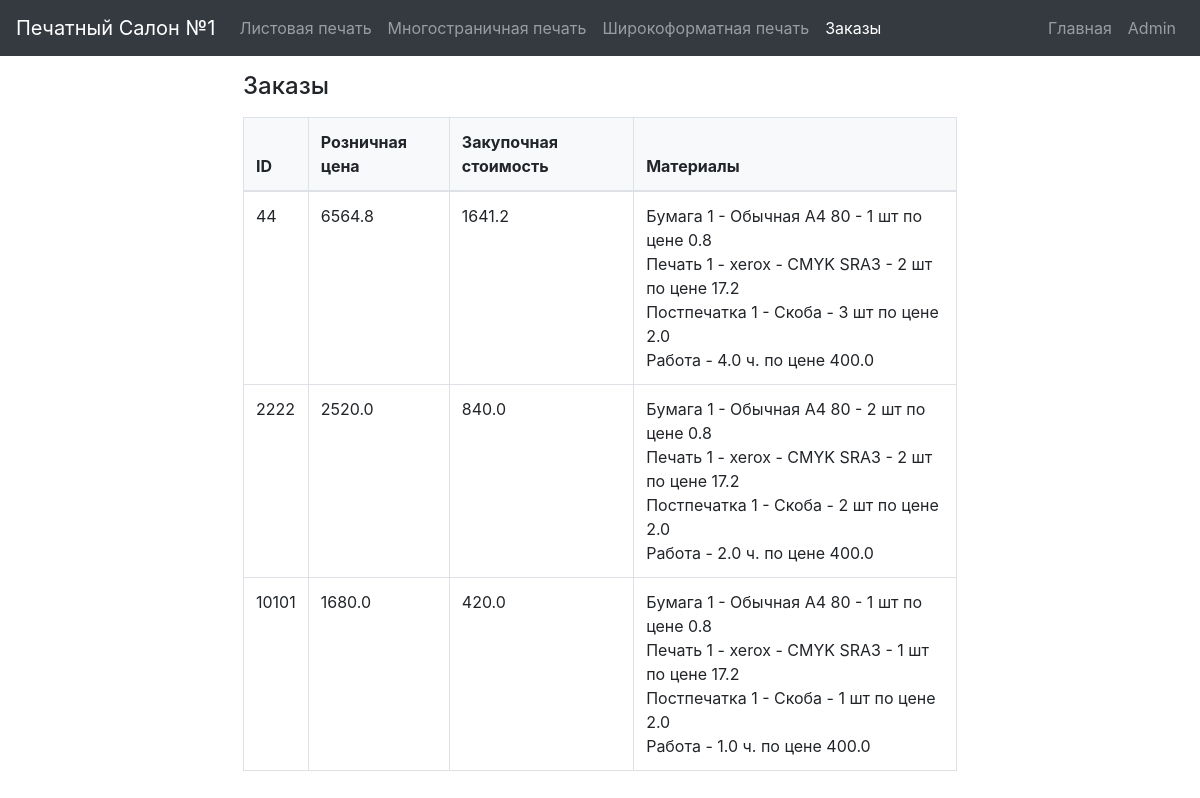
/calculator/orders, run on an earlier commit of the app's database.
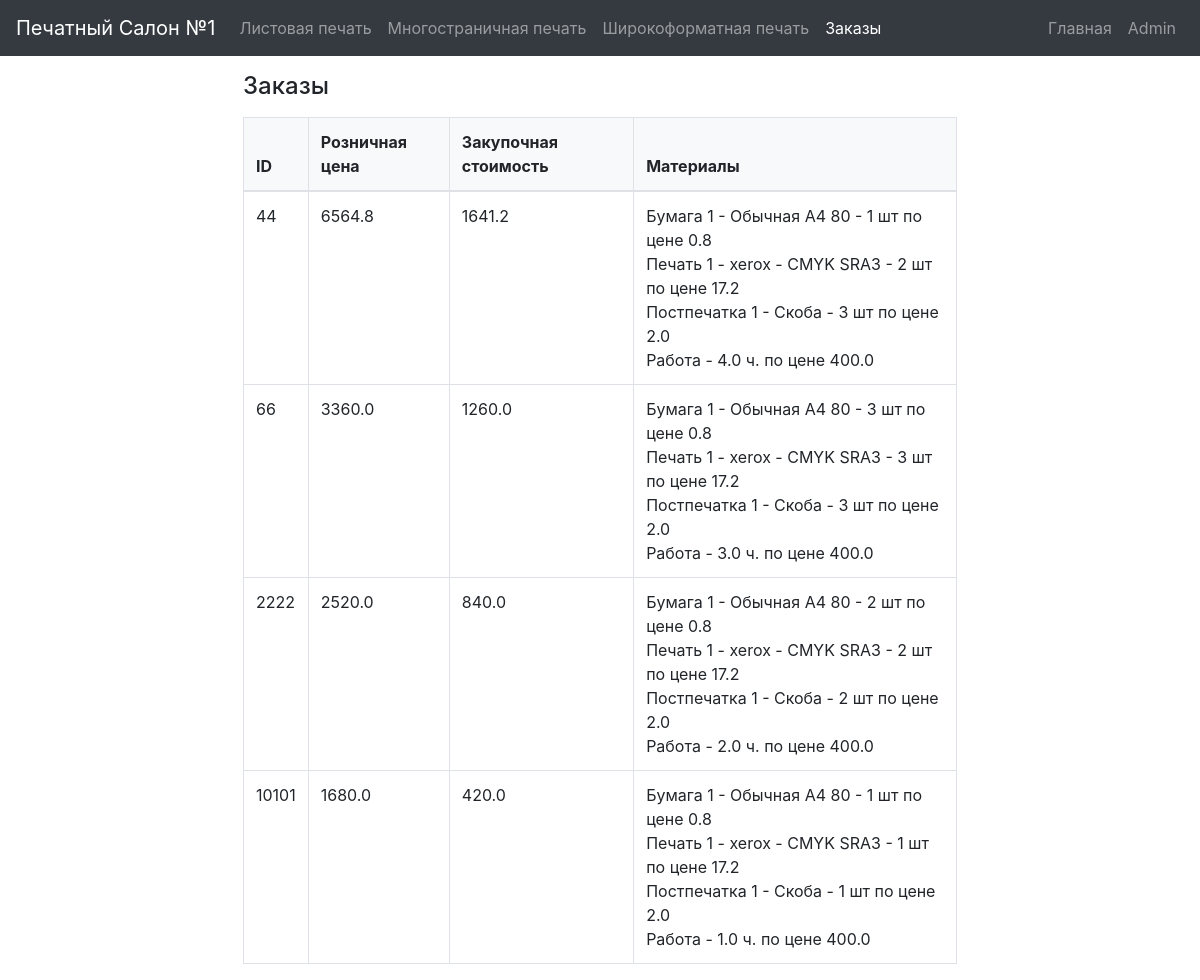
And on a later commit of the database.
### models.py (models this page shows)
class Order(db.Model):
    id = db.Column(db.Integer, primary_key=True)
    retail_price = db.Column(db.Float, nullable=False)
    cost_price = db.Column(db.Float, nullable=False)
    materials = db.Column(db.String, nullable=False)

### app.py (the view)
@app.route('/orders')
@app.route('/calculator/orders')
def show_orders():
    orders = Order.query.all()
    return render_template('Calculator/orders.html', orders=orders)

### templates/Calculator/orders.html
{% extends 'Calculator/calculator.html' %}
{% block content %}
<div class="container mt-3">
    <h2 class="mb-3">Заказы</h2>
    <table class="table table-bordered">
        <thead style="background-color: #f8f9fa;">
            <tr>
                <th>ID</th>
                <th>Розничная цена</th>
                <th>Закупочная стоимость</th>
                <th>Материалы</th>
            </tr>
        </thead>
        <tbody>
            {% for order in orders %}
            <tr>
                <td>{{ order.id }}</td>
                <td>{{ order.retail_price }}</td>
                <td>{{ order.cost_price }}</td>
                <td class="materials-cell">{{ order.materials }}</td>
            </tr>
            {% endfor %}
        </tbody>
    </table>
</div>
{% endblock %}

### templates/Calculator/calculator.html (shortened to what this page needs)
{% extends 'layout.html' %}
{% block nav_content %}
<ul class="navbar-nav">
    <li class="nav-item {% if request.path == url_for('sheet_printing') or request.path == url_for('calculator') %}active{% endif %}">
        <a class="nav-link" href="{{ url_for('sheet_printing') }}">Листовая печать</a>
    </li>
    <li class="nav-item {% if request.path == url_for('multi_page_printing') %}active{% endif %}">
        <a class="nav-link" href="{{ url_for('multi_page_printing') }}">Многостраничная печать</a>
    </li>
    <li class="nav-item {% if request.path == url_for('wide_format_printing') %}active{% endif %}">
        <a class="nav-link" href="{{ url_for('wide_format_printing') }}">Широкоформатная печать</a>
    </li>
    <li class="nav-item {% if request.path == url_for('show_orders') %}active{% endif %}">
        <a class="nav-link" href="{{ url_for('show_orders') }}">Заказы</a>
    </li>
</ul>
{% endblock %}

### templates/layout.html (shortened to what this page needs)
<!DOCTYPE html>
<html lang="en">
<head>
    <link rel="stylesheet" href="https://maxcdn.bootstrapcdn.com/bootstrap/4.5.2/css/bootstrap.min.css">
    <link rel="stylesheet" href="{{ url_for('static', filename='styles.css') }}">
</head>
<body>
<nav class="navbar navbar-expand-lg navbar-dark bg-dark">
    <a class="navbar-brand" href="{{ url_for('index') }}">Печатный Салон №1</a>
    <div class="collapse navbar-collapse" id="navbarNav">
        {% block nav_content %}{% endblock %}
        <ul class="navbar-nav ml-auto">
            <li class="nav-item"><a class="nav-link" href="/home">Главная</a></li>
            <li class="nav-item"><a class="nav-link" href="/admin/">Admin</a></li>
        </ul>
    </div>
</nav>
<main role="main" class="container mt-3">
    {% block content %}{% endblock %}
</main>
</body>
</html>

### static/styles.css (style rules this page uses)
.navbar { margin-left: 0; margin-right: 0; width: 100%; }
.container { margin-top: 10px; max-width: 80%; }
.table { width: 100%; }
.table thead th { background-color: #f8f9fa; }
h2 { font-size: 1.5rem; }
.materials-cell { white-space: pre-line; }

What changed in the data, as far as the page shows it:
added Order: id "66", retail_price "3360.0", cost_price "1260.0", materials "Бумага 1 - Обычная А4 80 - 3 шт по цене 0.8 Печать 1 - xerox - CMYK SRA3 - 3 шт по цене 17.2 Постпечатка 1 - Скоба - 3 шт по цене 2.0 Работа - 3.0 ч. по цене 400.0"
